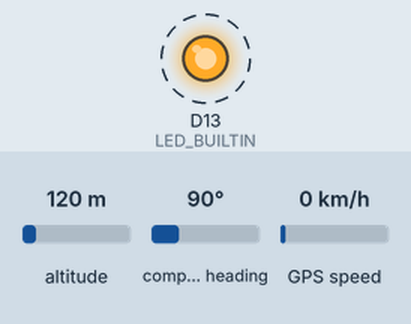
The program below on a simulated Adafruit Feather M0. Shown: output pins drawn as LEDs (lit = HIGH). Dashed ring = blinking. The inputs (shaded band) are chosen by the test bench; at power-on: altitude 120 m, compass heading 90°, GPS speed 0 km/h. The GPS gets a fix after 3 s at 37.7749, -122.4194 with 8 satellites; no radio packets arrive unless stated; pins used as bus, display or sensor lines are not drawn; what the program prints to the serial monitor is not drawn.

Above: at 1.1 s.
Timing chart, 0 to 4.7 s (numbered marks = the images above):
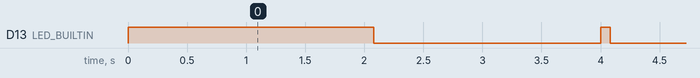

Measured:
- by itself, D13 (LED_BUILTIN): alternates HIGH for 0.08 s and LOW for 1.9 s

The program:

main.cpp
```cpp
#include <Arduino.h>
#include <RH_RF95.h>
#include <SPI.h>
#include <TinyGPS++.h>

#define RFM95_CS 9
#define RFM95_RST 10
#define RFM95_INT 11

#define RF95_FREQ 915.0
RH_RF95 rf95(RFM95_CS, RFM95_INT);
static const uint32_t GPSBaud = 9600;
TinyGPSPlus gps;
void ftoa(float n, char *res, int afterpoint);

void setup() {
  pinMode(LED_BUILTIN, OUTPUT);
  pinMode(RFM95_RST, OUTPUT);
  digitalWrite(RFM95_RST, HIGH);
  digitalWrite(LED_BUILTIN, HIGH);
  Serial.begin(9600);
  Serial1.begin(GPSBaud);
  delay(100);

  Serial.println("Feather LoRa TX Test!");
  // manual reset
  digitalWrite(RFM95_RST, LOW);
  delay(10);
  digitalWrite(RFM95_RST, HIGH);
  delay(10);

  while (!rf95.init()) {
    Serial.println("LoRa radio init failed");
    while (1)
      ;
  }
  Serial.println("LoRa radio init OK!");
  if (!rf95.setFrequency(RF95_FREQ)) {
    Serial.println("setFrequency failed");
    while (1)
      ;
  }
  Serial.print("Set Freq to: ");
  Serial.println(RF95_FREQ);
  rf95.setTxPower(23, false);
  // put your setup code here, to run once:
}

int16_t packetnum = 0; // packet counter, we increment per xmission
bool valid = false;
unsigned long startTime = millis();
void loop() {

  while (Serial1.available()) {
    if (gps.encode(Serial1.read())) {
      valid = true;
    }
  }
  if (millis() - startTime > 2000) {
    startTime = millis();
    digitalWrite(LED_BUILTIN, HIGH);
    char radiopacket[30];
    Serial.print("Sending...\n");
    if (gps.location.isValid()) {
      char lat[10];
      char lon[10];
      char alt[10];
      ftoa(gps.location.lat(), lat, 6);
      ftoa(gps.location.lng(), lon, 6);
      ftoa(gps.altitude.meters(), alt, 6);
      sprintf(radiopacket, "%s %s %s", lat, lon, alt);
      Serial.print("Lat=");
      Serial.print(gps.location.lat());
      Serial.print("Lon = ");
      Serial.println(gps.location.lng());
    } else {
      sprintf(radiopacket, "%s%d", "Loc Invalid", packetnum++);
    }
    Serial.println(radiopacket);
    delay(10);
    radiopacket[29] = 0;
    rf95.send((uint8_t *)radiopacket, 30);
    delay(10);
    rf95.waitPacketSent();
    digitalWrite(LED_BUILTIN, LOW);
  }
}
// reverses a string 'str' of length 'len'
void reverse(char *str, int len) {
  int i = 0, j = len - 1, temp;
  while (i < j) {
    temp = str[i];
    str[i] = str[j];
    str[j] = temp;
    i++;
    j--;
  }
}
// puts an int into the supplied str, up to length d
int intToStr(int x, char str[], int d) {
  int i = 0;
  bool neg = false;
  if (x < 0) {
    neg = true;
    x *= -1;
  }
  while (x) {
    str[i++] = (x % 10) + '0';
    x = x / 10;
  }

  // If negative, put negative sign at beginning of the string
  if (neg) {
    str[i++] = '-';
  }
  // If number of digits required is more, then
  // add 0s at the beginning
  while (i < d)
    str[i++] = '0';

  reverse(str, i);
  str[i] = '\0';
  return i;
}

// Converts a floating point number to string.
void ftoa(float n, char *res, int afterpoint) {
  // Extract integer part
  int ipart = (int)n;

  // Extract floating part
  float fpart;
  if (n > 0) {
    fpart = n - (float)ipart;
  } else {
    fpart = fabs(n - (float)ipart);
  }

  // convert integer part to string
  int i = intToStr(ipart, res, 0);

  // check for display option after point
  if (afterpoint != 0) {
    res[i] = '.'; // add dot

    // Get the value of fraction part upto given no.
    // of points after dot. The third parameter is needed
    // to handle cases like 233.007
    fpart = fpart * pow(10, afterpoint);

    intToStr((int)fpart, res + i + 1, afterpoint);
  }
}
```
